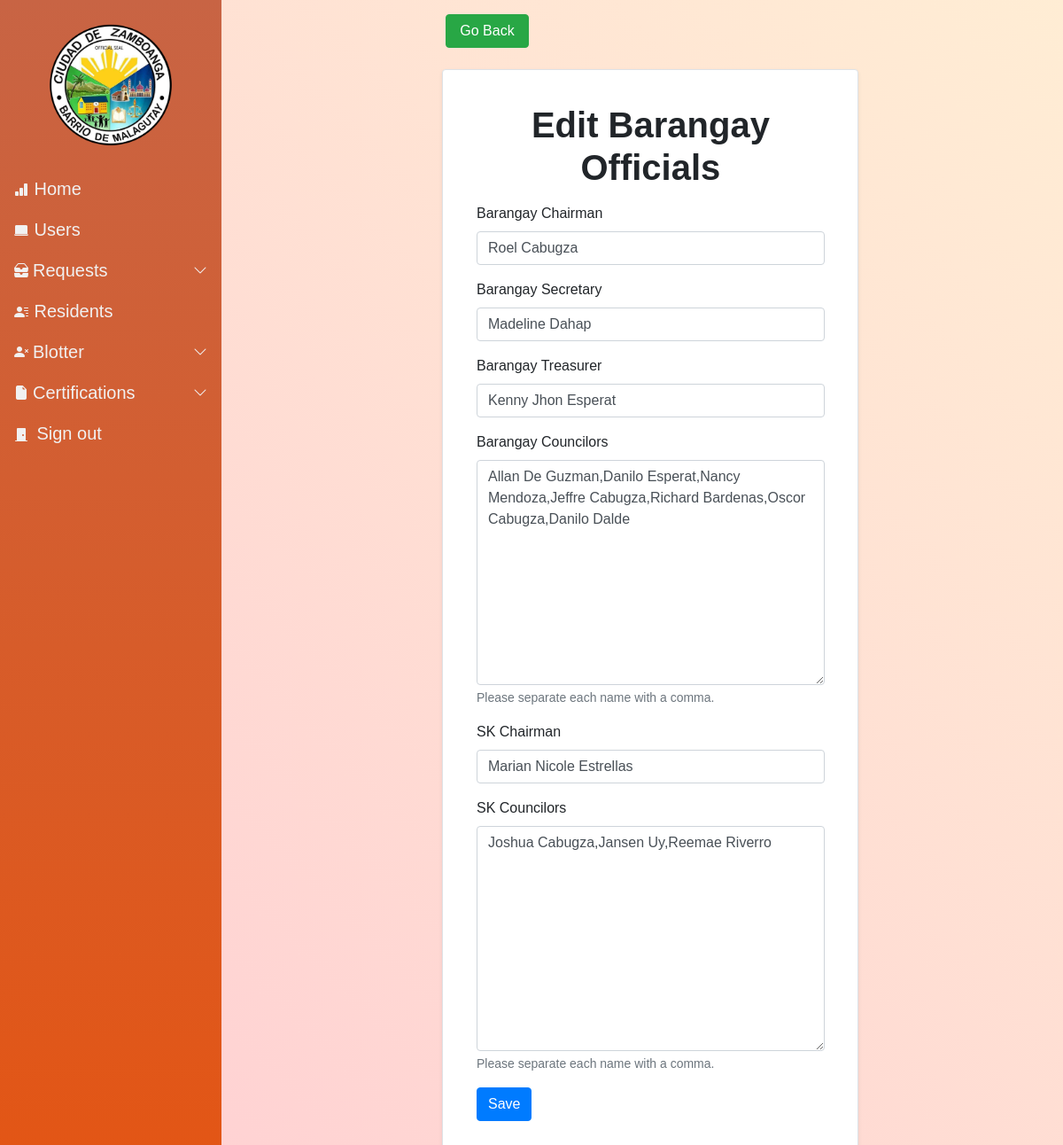
The app's page /edit_officals/ (signed in) with its own data.
### Accounts/models.py (models this page shows)
class Official (models.Model):
    Barangay_Chairman = models.CharField(max_length=50)
    Barangay_Secretary = models.CharField(max_length=50)
    Barangay_Treasurer = models.CharField(max_length=50)
    Barangay_Councilors = models.TextField(max_length=500)
    SK_Chairman = models.CharField(max_length=50)
    SK_Councilors = models.TextField(max_length=500)

### Accounts/views.py (the view)
# urls.py: path('edit_officals/', Edit_officals, name = "edit_officials"),
@login_required(login_url='login')
def Edit_officals(request):
   Officials_obj = Official.objects.get(id=1)
   Councilors1 = Officials_obj.Barangay_Councilors.replace('','').split(',')
   Councilors2 = Officials_obj.SK_Councilors.replace('','').split(',')
   form = OfficalForm(instance=Officials_obj)
   if request.method == "POST":
        form = OfficalForm(request.POST, instance = Officials_obj)
        if form.is_valid():
            form.save()
            messages.success(request, "List Of Officials Have Been Updated")
            return redirect('users')
   context = {'form' : form, 'Councilors1' : Councilors1}
   return render(request,"officials_form.html",context = context)

### Accounts/forms.py
class OfficalForm(forms.ModelForm):
    class Meta:
        model = Official
        fields = [
        'Barangay_Chairman',
        'Barangay_Secretary',
        'Barangay_Treasurer',
        'Barangay_Councilors',
        'SK_Chairman',
        'SK_Councilors'
    ]
    def __init__(self, *args, **kwargs):
        super(OfficalForm, self).__init__(*args, **kwargs)
        self.fields['Barangay_Councilors'].help_text = "Please separate each name with a comma."
        self.fields['SK_Councilors'].help_text = "Please separate each name with a comma."

### Resident/context_processors.py (called while the page is built)
def greet(request):
    greeting = f"{request.user.username}"
    return{
        "greeting" : greet
    }

### templates/officials_form.html (shortened to what this page needs)
{% extends 'base.html' %}
{% load crispy_forms_tags %}
{% block content %}
<div class="container-fluid mb-5">
    <div class="row">
        <div class="col-sm-6 text-center ml-5">
        <a href = "{% url 'users' %}" class="btn btn-success ml-4" role="button" style="padding-left:15px; padding-right:15px;">Go Back</a>
        </div>
        <div class="col-sm-6 justify-content-center mt-4 border rounded shadow-sm" style=" padding: 4%; background-color:white; margin-left: 26%;">
            <h1 class="mb-3" style="text-align: center;"><b>Edit Barangay Officials</b></h1></span>
            <form method = "POST" action="">
                {{ form | crispy}}
                <input type = "submit" name ="Submit" value = "Save" onclick = "" class="btn btn-primary">
            </form>
        </div>
    </div>
</div>
{% endblock content %}

### static/css/nav.css (style rules this page uses)
@media (min-width: 992px) { body { overflow: auto !important; } }

### templates/base.html (style rules this page uses)
body::after { opacity: 0.; }

### records on screen
Official: Barangay_Chairman "Roel Cabugza", Barangay_Secretary "Madeline Dahap", Barangay_Treasurer "Kenny Jhon Esperat", Barangay_Councilors "Allan De Guzman,Danilo Esperat,Nancy Mendoza,Jeffre Cabugza,Richard Bardenas,Oscor Cabugza,Danilo Dalde", SK_Chairman "Marian Nicole Estrellas", SK_Councilors "Joshua Cabugza,Jansen Uy,Reemae Riverro"
